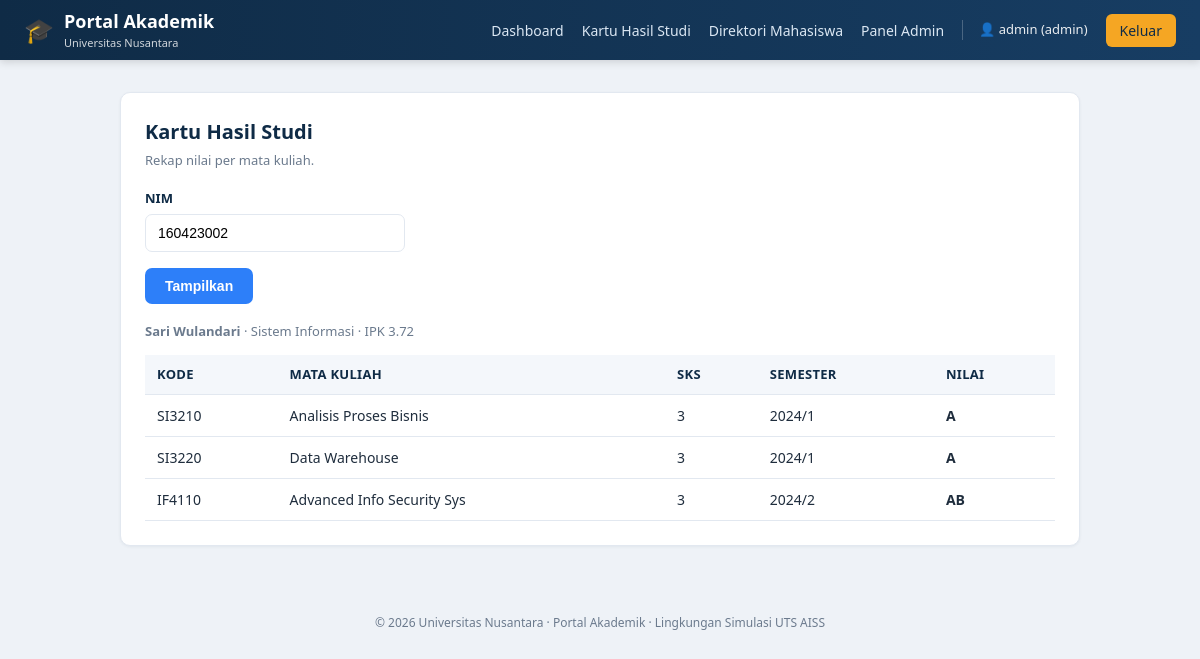
The page /app/nilai.php?nim=160423002 (signed in) on the database its author committed.
### tables this page shows
CREATE TABLE IF NOT EXISTS mahasiswa (
    nim       VARCHAR(15) PRIMARY KEY,
    nama      VARCHAR(100) NOT NULL,
    prodi     VARCHAR(60)  NOT NULL,
    angkatan  YEAR         NOT NULL,
    email     VARCHAR(100) NOT NULL,
    ipk       DECIMAL(3,2) NOT NULL DEFAULT 0.00,
     
    no_telp   VARCHAR(20)  NULL,
    alamat    VARCHAR(200) NULL
);

CREATE TABLE IF NOT EXISTS nilai (
    id          INT AUTO_INCREMENT PRIMARY KEY,
    nim         VARCHAR(15) NOT NULL,
    kode_mk     VARCHAR(10) NOT NULL,
    nama_mk     VARCHAR(100) NOT NULL,
    sks         TINYINT      NOT NULL,
    semester    VARCHAR(10)  NOT NULL,
    nilai_huruf CHAR(2)      NOT NULL,
    FOREIGN KEY (nim) REFERENCES mahasiswa(nim)
);

### app/nilai.php (the view, shortened to what this page needs)
<?php
require __DIR__ . '/db.php';
require __DIR__ . '/header.php';
$nim = $_GET['nim'] ?? ($_SESSION['nim'] ?? '');
$safe = mysqli_real_escape_string($conn, $nim);
$mhs  = mysqli_fetch_assoc(mysqli_query($conn, "SELECT * FROM mahasiswa WHERE nim='$safe'"));
$rows = mysqli_query($conn, "SELECT * FROM nilai WHERE nim='$safe' ORDER BY semester");
?>
<div class="card">
  <h2>Kartu Hasil Studi</h2>
  <p class="sub">Rekap nilai per mata kuliah.</p>
  <form method="get" action="/nilai.php" style="margin-bottom:18px">
    <div class="form-group" style="max-width:260px">
      <label>NIM</label>
      <input type="text" name="nim" value="<?= htmlspecialchars($nim) ?>">
    </div>
    <button class="btn" type="submit">Tampilkan</button>
  </form>
  <?php if ($mhs): ?>
    <p class="muted"><strong><?= htmlspecialchars($mhs['nama']) ?></strong>
       · <?= htmlspecialchars($mhs['prodi']) ?> · IPK <?= htmlspecialchars($mhs['ipk']) ?></p>
    <table>
      <thead><tr><th>Kode</th><th>Mata Kuliah</th><th>SKS</th><th>Semester</th><th>Nilai</th></tr></thead>
      <tbody>
      <?php while ($r = mysqli_fetch_assoc($rows)): ?>
        <tr>
          <td><?= htmlspecialchars($r['kode_mk']) ?></td>
          <td><?= htmlspecialchars($r['nama_mk']) ?></td>
          <td><?= htmlspecialchars($r['sks']) ?></td>
          <td><?= htmlspecialchars($r['semester']) ?></td>
          <td><strong><?= htmlspecialchars($r['nilai_huruf']) ?></strong></td>
        </tr>
      <?php endwhile; ?>
      </tbody>
    </table>
  <?php else: ?>
    <div class="alert alert-info">Data untuk NIM tersebut tidak ditemukan.</div>
  <?php endif; ?>
</div>
<?php require __DIR__ . '/footer.php'; ?>

### app/style.css (style rules this page uses)
:root { --navy:#0f2b46; --navy2:#173d63; --accent:#f5a623; --accent2:#2d7ff9; --bg:#eef2f7; --card:#ffffff; --text:#1f2d3d; --muted:#6b7a8d; --ok:#1e9e6a; --bad:#d0342c; --line:#e2e8f0; }
* { box-sizing:border-box }
body { margin:0;font-family:"Segoe UI",Roboto,Helvetica,Arial,sans-serif; background:var(--bg);color:var(--text);line-height:1.5 }
.card { background:var(--card);border:1px solid var(--line);border-radius:10px; padding:24px;margin-bottom:22px;box-shadow:0 1px 3px rgba(15,43,70,.06) }
.card h2 { margin:0 0 4px;font-size:20px;color:var(--navy) }
.card .sub { color:var(--muted);font-size:13px;margin:0 0 18px }
.form-group { margin-bottom:16px }
.form-group label { display:block;font-size:13px;font-weight:600;margin-bottom:6px;color:var(--navy) }
input[type=text],input[type=password],input[type=search] { width:100%;padding:10px 12px;border:1px solid var(--line);border-radius:7px;font-size:14px }
.btn { display:inline-block;background:var(--accent2);color:#fff;border:none; padding:10px 20px;border-radius:7px;font-size:14px;font-weight:600;cursor:pointer }
table { width:100%;border-collapse:collapse;font-size:14px }
th,td { text-align:left;padding:10px 12px;border-bottom:1px solid var(--line) }
th { background:#f4f7fb;color:var(--navy);font-weight:600;font-size:13px;text-transform:uppercase;letter-spacing:.3px }
.muted { color:var(--muted);font-size:13px }

### rows shown on the page
mahasiswa: nama "Sari Wulandari", prodi "Sistem Informasi", ipk "3.72"
nilai: kode_mk "SI3210", nama_mk "Analisis Proses Bisnis", sks "3", semester "2024/1", nilai_huruf "A"
nilai: kode_mk "SI3220", nama_mk "Data Warehouse", sks "3", semester "2024/1", nilai_huruf "A"
nilai: kode_mk "IF4110", nama_mk "Advanced Info Security Sys", sks "3", semester "2024/2", nilai_huruf "AB"

### other values the page prints
$username "admin"
$role "admin"
